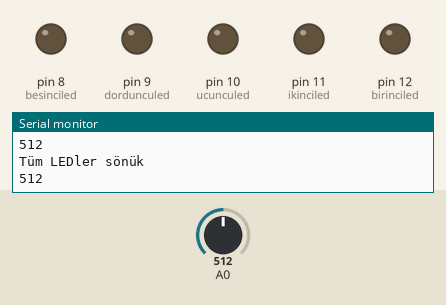
Recording of a sketch running on a simulated Arduino Uno, built with avr-gcc and run on an emulated ATmega328P. On the bench: output pins drawn as LEDs (lit = HIGH), the last lines printed to the serial monitor. Inputs (shaded band) come from the test bench; at power-on: A0 = 512.

Above: at 1.2 s.
1.3 s: A0 set to 532
2.8 s: A0 set to 549
At 4.0 s:
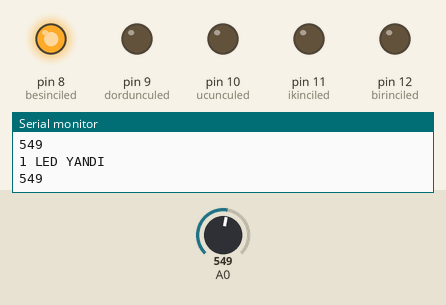
4.3 s: A0 set to 570
At 5.4 s:
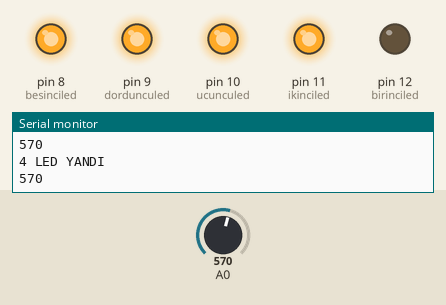
5.8 s: A0 set to 562
At 6.7 s:
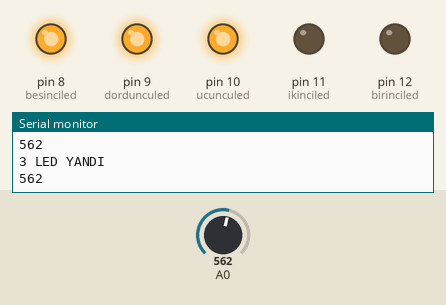
7.3 s: A0 set to 590
At 8.1 s:
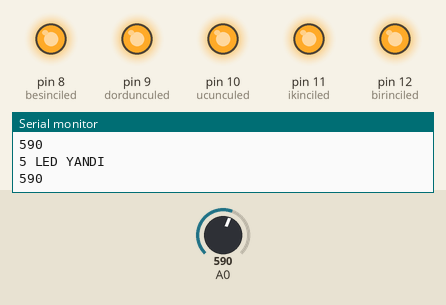
8.8 s: A0 set to 560
At 9.5 s:
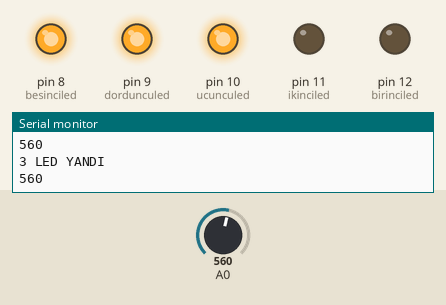
Timing chart, 0 to 11.3 s (numbered marks = the images above; inputs shaded):
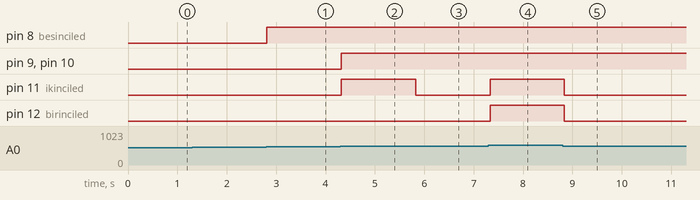

Measured:
- the behaviour switches between 539 and 540 on A0 (found by bisection; images 0 and 1)
- the behaviour switches between 570 and 569 on A0 (found by bisection; images 2 and 3)
- after the input at 2.8 s, pin 8 (besinciled): LOW → HIGH at once
- after the input at 4.3 s, pin 9 (dordunculed), pin 10 (ucunculed), pin 11 (ikinciled): LOW → HIGH at once
- after the input at 5.8 s, pin 11 (ikinciled): HIGH → LOW at once
- after the input at 7.3 s, pin 11 (ikinciled), pin 12 (birinciled): LOW → HIGH at once
- after the input at 8.8 s, pin 11 (ikinciled), pin 12 (birinciled): HIGH → LOW at once

The sketch:

3.2.1.2_ntc_5_ledle_sicaklik_kontrolu.ino
```cpp
int sensorpin=0;//sensorpin isimli değişkene ilk değer 0 atanır.
int birinciled=12; //değişkenlere 8-12 arası tamsayı atamaları yapılır.
int ikinciled=11;
int ucunculed=10;
int dordunculed=9;
int besinciled=8;

void setup() {
Serial.begin(9600);
pinMode(birinciled, OUTPUT); //1-5 arası LED ler için 8-12 pinler çıkış olarak atanır.
pinMode(ikinciled, OUTPUT);
pinMode(ucunculed, OUTPUT);
pinMode(dordunculed, OUTPUT);
pinMode(besinciled, OUTPUT);
}

void loop() {
sensorpin=analogRead(0); //A0 çıkışından okunan analog değer sensorpin değişkenine atanır.
if(sensorpin>580) //okunan değer 580 ten büyükse tüm LEDler yanar. Ekrana '5 LED YANDI' yazar.
{
digitalWrite(birinciled, HIGH);
digitalWrite(ikinciled, HIGH);
digitalWrite(ucunculed, HIGH);
digitalWrite(dordunculed, HIGH);
digitalWrite(besinciled, HIGH);
Serial.println("5 LED YANDI");
Serial.println(sensorpin);
}
else if (sensorpin>=570 && sensorpin<580) //okunan değer bu aralıkta ise 4 tane LED yanar. Ekrana '4 LED YANDI' yazar.
{
digitalWrite(birinciled, LOW);
digitalWrite(ikinciled,HIGH);
digitalWrite(ucunculed,HIGH);
digitalWrite(dordunculed,HIGH);
digitalWrite(besinciled,HIGH);
Serial.println("4 LED YANDI");
Serial.println(sensorpin);
}
else if(sensorpin>=560 && sensorpin<570) //okunan değer bu aralıkta ise 3 LED yanar. Ekrana '3 LED YANDI' yazar.
{
digitalWrite(birinciled,LOW);
digitalWrite(ikinciled,LOW);
digitalWrite(ucunculed,HIGH);
digitalWrite(dordunculed,HIGH);
digitalWrite(besinciled,HIGH);
Serial.println("3 LED YANDI");
Serial.println(sensorpin);
}
else if(sensorpin>=550 && sensorpin<560 )//okunan değer bu aralıkta ise 2 LED yanar. Ekrana '2 LED YANDI' yazar.
{
digitalWrite(birinciled,LOW);
digitalWrite(ikinciled,LOW);
digitalWrite(ucunculed,LOW);
digitalWrite(dordunculed,HIGH);
digitalWrite(besinciled,HIGH);
Serial.println("2 LED YANDI");
Serial.println(sensorpin);
}
else if(sensorpin>=540 && sensorpin<550)//okunan değer bu aralıkta ise 1 LED yanar. Ekrana '1 LED YANDI' yazar.
{
digitalWrite(birinciled,LOW);
digitalWrite(ikinciled,LOW);
digitalWrite(ucunculed,LOW);
digitalWrite(dordunculed,LOW);
digitalWrite(besinciled,HIGH);
Serial.println("1 LED YANDI");
Serial.println(sensorpin);
}
else if(sensorpin<540 ) //okunan değer bu aralıkta ise Tüm LEDler söner. Ekrana 'Tüm LEDler sönük' yazar.
{
digitalWrite(birinciled,LOW);
digitalWrite(ikinciled,LOW);
digitalWrite(ucunculed,LOW);
digitalWrite(dordunculed,LOW);
digitalWrite(besinciled,LOW);
Serial.println("Tüm LEDler sönük");
Serial.println(sensorpin);
}
delay(100); //1milisaniye bekler.
}
```
